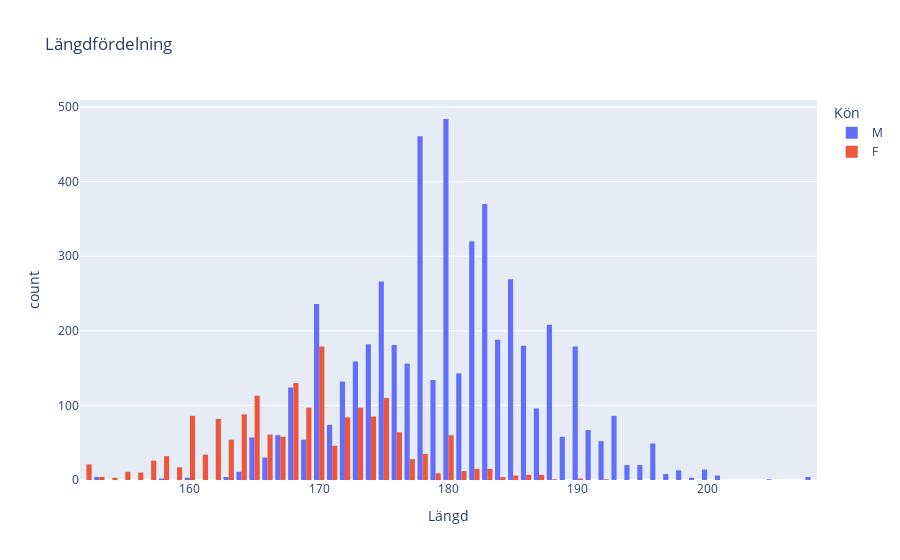

Source (notebook cell):
### Code cell
plots.height_histogram(sport_data)

### Figure 1 — Plotly figure (JSON) as saved in the notebook; plotly's stock layout.template omitted (floating-point values rounded to 4 significant figures; data arrays with more than 128 entries replaced by an {"elided": "..."} marker saying what was removed)
{"data": [{"alignmentgroup": "True", "bingroup": "x", "hovertemplate": "Kön=M<br>Längd=%{x}<br>count=%{y}<extra></extra>", "legendgroup": "M", "marker": {"color": "#636efa", "pattern": {"shape": ""}}, "name": "M", "offsetgroup": "M", "orientation": "v", "showlegend": true, "type": "histogram", "x": {"elided": "8735 int values"}, "xaxis": "x", "yaxis": "y"}, {"alignmentgroup": "True", "bingroup": "x", "hovertemplate": "Kön=F<br>Längd=%{x}<br>count=%{y}<extra></extra>", "legendgroup": "F", "marker": {"color": "#EF553B", "pattern": {"shape": ""}}, "name": "F", "offsetgroup": "F", "orientation": "v", "showlegend": true, "type": "histogram", "x": {"elided": "2000 int values"}, "xaxis": "x", "yaxis": "y"}], "layout": {"barmode": "group", "legend": {"title": {"text": "Kön"}, "tracegroupgap": 0}, "title": {"text": "Längdfördelning"}, "xaxis": {"anchor": "y", "domain": [0, 1], "title": {"text": "Längd"}}, "yaxis": {"anchor": "x", "domain": [0, 1], "title": {"text": "count"}}}}
